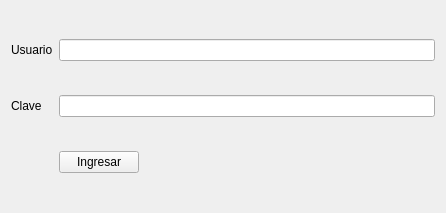
<?xml version="1.0" encoding="UTF-8"?>
<ui version="4.0">
 <class>Acceso</class>
 <widget class="QWidget" name="Acceso">
  <property name="geometry">
   <rect>
    <x>0</x>
    <y>0</y>
    <width>446</width>
    <height>213</height>
   </rect>
  </property>
  <property name="windowTitle">
   <string>Acceso</string>
  </property>
  <layout class="QGridLayout" name="gridLayout">
   <item row="0" column="0">
    <widget class="QLabel" name="lUser">
     <property name="text">
      <string>Usuario</string>
     </property>
    </widget>
   </item>
   <item row="1" column="0">
    <widget class="QLabel" name="lPassword">
     <property name="text">
      <string>Clave</string>
     </property>
    </widget>
   </item>
   <item row="2" column="1">
    <widget class="QPushButton" name="pbLogin">
     <property name="text">
      <string>Ingresar</string>
     </property>
    </widget>
   </item>
   <item row="2" column="2">
    <spacer name="horizontalSpacer">
     <property name="orientation">
      <enum>Qt::Horizontal</enum>
     </property>
     <property name="sizeHint" stdset="0">
      <size>
       <width>40</width>
       <height>20</height>
      </size>
     </property>
    </spacer>
   </item>
   <item row="1" column="1" colspan="2">
    <widget class="QLineEdit" name="lePassword">
     <property name="echoMode">
      <enum>QLineEdit::Password</enum>
     </property>
    </widget>
   </item>
   <item row="0" column="1" colspan="2">
    <widget class="QLineEdit" name="leUser"/>
   </item>
  </layout>
 </widget>
 <tabstops>
  <tabstop>leUser</tabstop>
  <tabstop>lePassword</tabstop>
  <tabstop>pbLogin</tabstop>
 </tabstops>
 <resources/>
 <connections/>
</ui>
